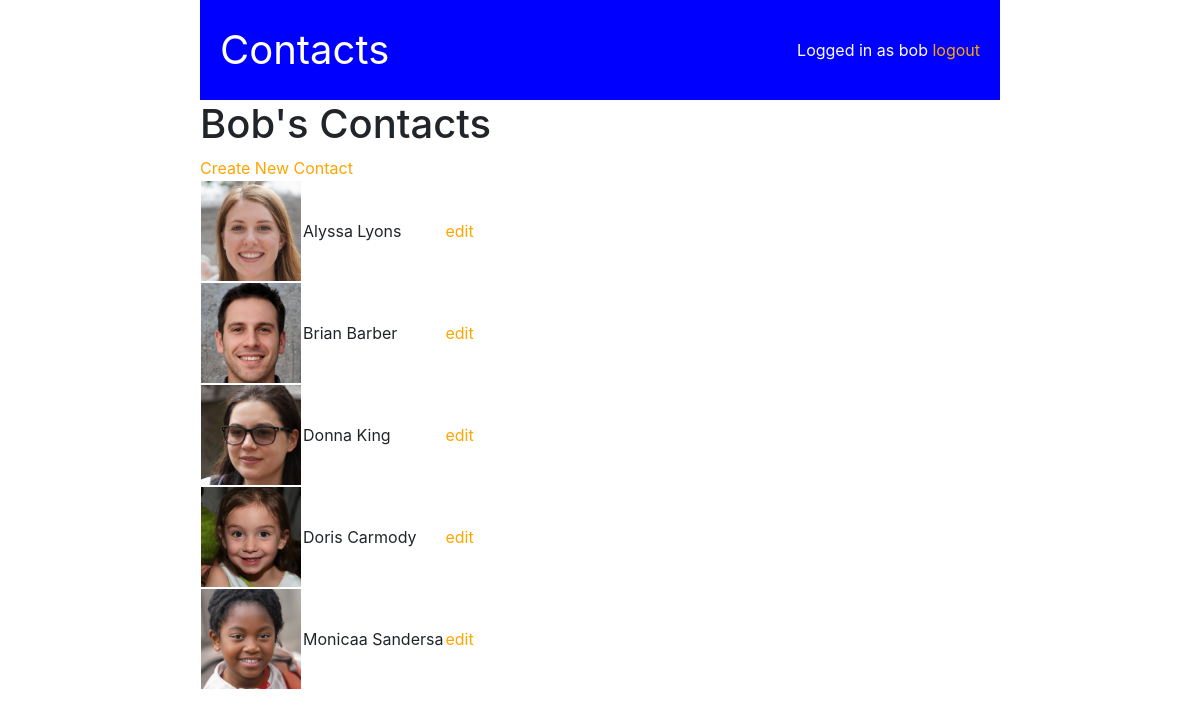
Screenshot of /home/ (signed in) with the database file from the repository.
### contactsapp/models.py (models this page shows, shortened)
class Contact(models.Model):
    first_name = models.CharField(max_length=50)
    last_name = models.CharField(max_length=50)
    phone_number = models.CharField(max_length=50)
    email = models.CharField(max_length=50)
    user = models.ForeignKey(User, on_delete=models.CASCADE, related_name='contacts')
    image = models.ImageField(upload_to='profile_images/', null=True)
    def name(self):
        return self.first_name + ' ' + self.last_name

### contactsapp/views.py (the view)
# urls.py: path('home/', views.home, name='home'),
@login_required
def home(request):
    contacts = request.user.contacts.all()
    context = {
        'contacts': contacts
    }
    return render(request, 'contactsapp/home.html', context)

### contactsapp/templates/contactsapp/home.html (shortened to what this page needs)
{% extends 'contactsapp/base.html' %}
{% block content %}
<h1>{{user.username | title}}'s Contacts</h1>
<a href="{% url 'contactsapp:create' %}">Create New Contact</a>
<table>
    {% for contact in contacts %}
    <tr>
        <td><img src="{{contact.image.url}}"/></td>
        <td>{{contact.name}}</td>
        <td><a href="{% url 'contactsapp:edit' contact.id %}">edit</a></td>
    </tr>
    {% endfor %}
</table>
{% endblock %}

### contactsapp/templates/contactsapp/base.html (shortened to what this page needs)
<!DOCTYPE html>
<html lang="en">
<head>
    <link rel="stylesheet" href="https://stackpath.bootstrapcdn.com/bootstrap/4.5.2/css/bootstrap.min.css">
  </body>
</head>
<body>
    <main>
        <nav>
            <span id="title">Contacts</span>
            <div>
                {% if user.is_authenticated %}
                <span>Logged in as {{user.username}}</span>
                <a href="{% url 'contactsapp:logout' %}">logout</a>
                {% else %}
                <a href="{% url 'contactsapp:login' %}">login</a>
                <span>|</span>
                <a href="{% url 'contactsapp:register' %}">register</a>
                {% endif %}
            </div>
        </nav>
        {% block content %}
        {% endblock %}
    </main>
</body>
</html>

### contactsapp/templates/contactsapp/base.html (style rules this page uses)
body { margin: 0; }
nav { padding:20px; background-color:blue; color:white; display:flex; flex-direction:row; justify-content:space-between; align-items:center; }
#title { font-size:40px; }
main { max-width:800px; margin: 0 auto; }
a { color:orange; }

### contactsapp/templates/contactsapp/home.html (style rules this page uses)
table img { width:100px; }

### rows the page displays
Contact: image (picture), name "Alyssa Lyons"
Contact: image (picture), name "Brian Barber"
Contact: image (picture), name "Donna King"
Contact: image (picture), name "Doris Carmody"
Contact: image (picture), name "Monicaa Sandersa"

### other values shown
{{ user.username }} "bob"
{{ user.username | title }} "Bob"
